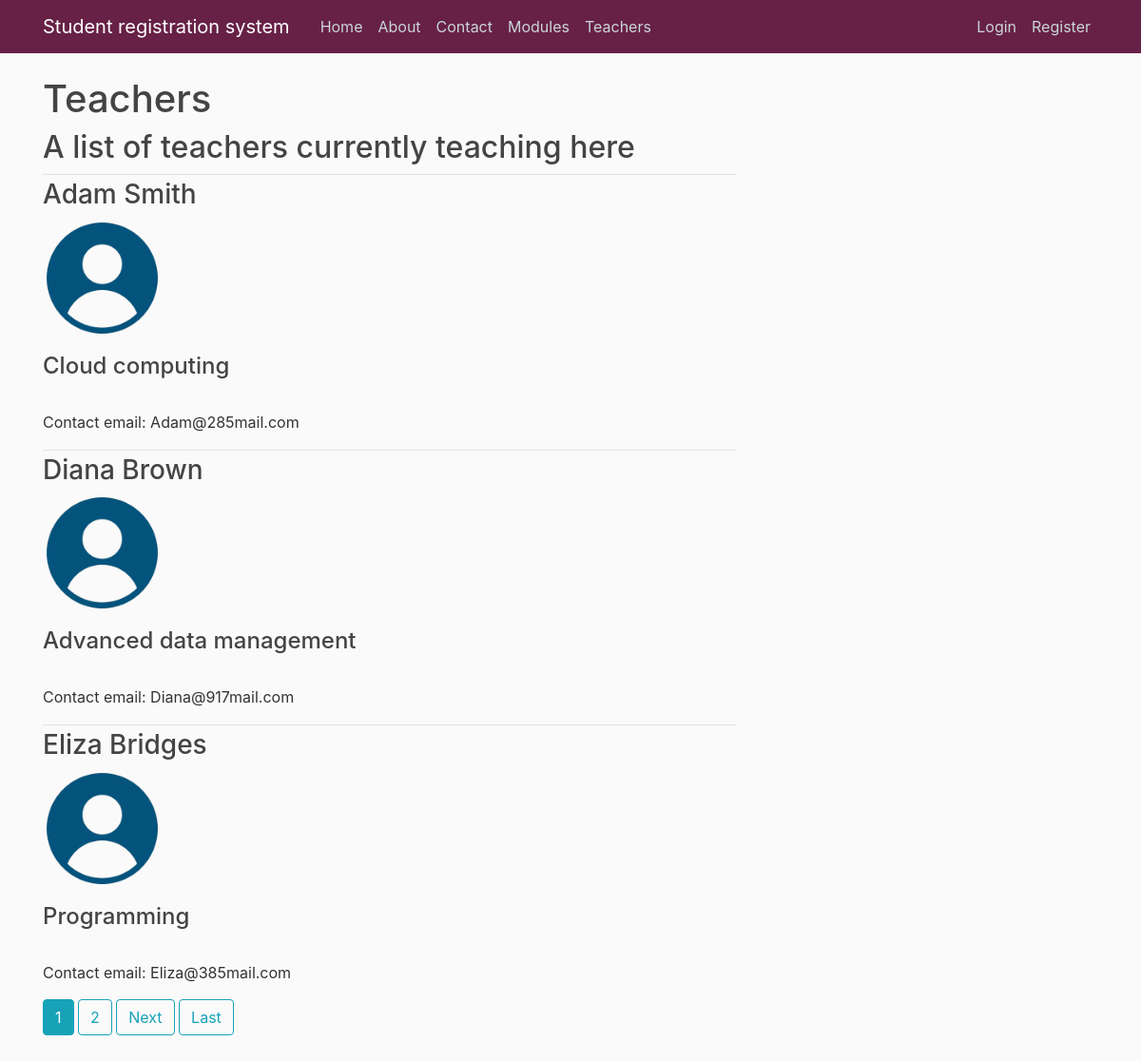
The page /teachers on the database its author committed.
### ModuleRegistrationSystem/models.py (models this page shows, shortened)
class Teacher(models.Model):
    Name = models.CharField(max_length = 15 ,null = False)
    Email = models.EmailField(null = False)
    Picture = models.ImageField(default = 'default.png', upload_to= 'profile_pics')
    Module = models.ForeignKey(Module, null = True, on_delete = models.DO_NOTHING)

class Module(models.Model):
    name = models.CharField(max_length= 40)
    code = models.CharField(max_length= 4, primary_key= 'code')
    credit = models.IntegerField(choices= [(20, 20), (40, 40), (60, 60)])
    category = models.CharField(max_length= 20, choices= [('In-person', 'In person'), ('Online', 'Online')])
    description = models.TextField()
    availability = models.BooleanField(default=True)
    courses_Allowed_To_Register = models.ManyToManyField(Course)
    def __str__(self):
        return f'{self.name}'

### ModuleRegistrationSystem/views.py (the view)
# urls.py: path('teachers', TeacherListView.as_view(), name='teachers'),
class TeacherListView(ListView):
        model = Teacher
        template_name = 'ModuleRegistrationSystem/teachers.html'
        context_object_name = 'teachers'
        ordering = ['Name']
        paginate_by = 3

### ModuleRegistrationSystem/templates/ModuleRegistrationSystem/teachers.html (shortened to what this page needs)
{% extends "ModuleRegistrationSystem/base.html" %}
{% block content %}
    <h1>Teachers</h1>
        <h2>A list of teachers currently teaching here</h2>
        {% for teacher in teachers %}
        <div class="article-metadata"></div>
            <h3>{{ teacher.Name }}</h3>
            <img class="rounded-circle account-img" src="{{teacher.Picture.url}}">
                <h4>{{ teacher.Module }}</h4>
            <p>Contact email: {{ teacher.Email }}</p>
        {% endfor %}
{% if is_paginated %}
{% for num in page_obj.paginator.page_range %}
{% if page_obj.number == num %}
<a class="btn btn-info mb-4" href="?page={{num}}">{{num}}</a>
{% elif num > page_obj.number|add:'-3' and num < page_obj.number|add:'3' %}
<a class="btn btn-outline-info mb-4" href="?page={{num}}">{{num}}</a>
{% endif %}
{% endfor %}
{% if page_obj.has_next %}
<a class="btn btn-outline-info mb-4" href="?page={{page_obj.next_page_number}}">Next</a>
<a class="btn btn-outline-info mb-4" href="?page={{page_obj.paginator.num_pages}}">Last</a>
{% endif %}
{% endif %}
{% endblock content %}

### ModuleRegistrationSystem/static/css/styles.css (style rules this page uses)
html { position: relative; min-height: 100%; }
body { background: #fafafa; color: #333333; margin-top: 5rem; margin-bottom: 50px; }
h1, h2, h3, h4, h5, h6 { color: #444444; }
.article-metadata { padding-bottom: 1px; margin-bottom: 4px; border-bottom: 1px solid #e3e3e3 }
.account-img { height: 125px; width: 125px; margin-right: 20px; margin-bottom: 16px; }

### rows shown on the page
Teacher: Name "Adam Smith", Picture (placeholder picture), Module "Cloud computing", Email "Adam@285mail.com"
Teacher: Name "Diana Brown", Picture (placeholder picture), Module "Advanced data management", Email "Diana@917mail.com"
Teacher: Name "Eliza Bridges", Picture (placeholder picture), Module "Programming", Email "Eliza@385mail.com"

### other values the page prints
{{ num }} "1"
{{ num }} "2"
